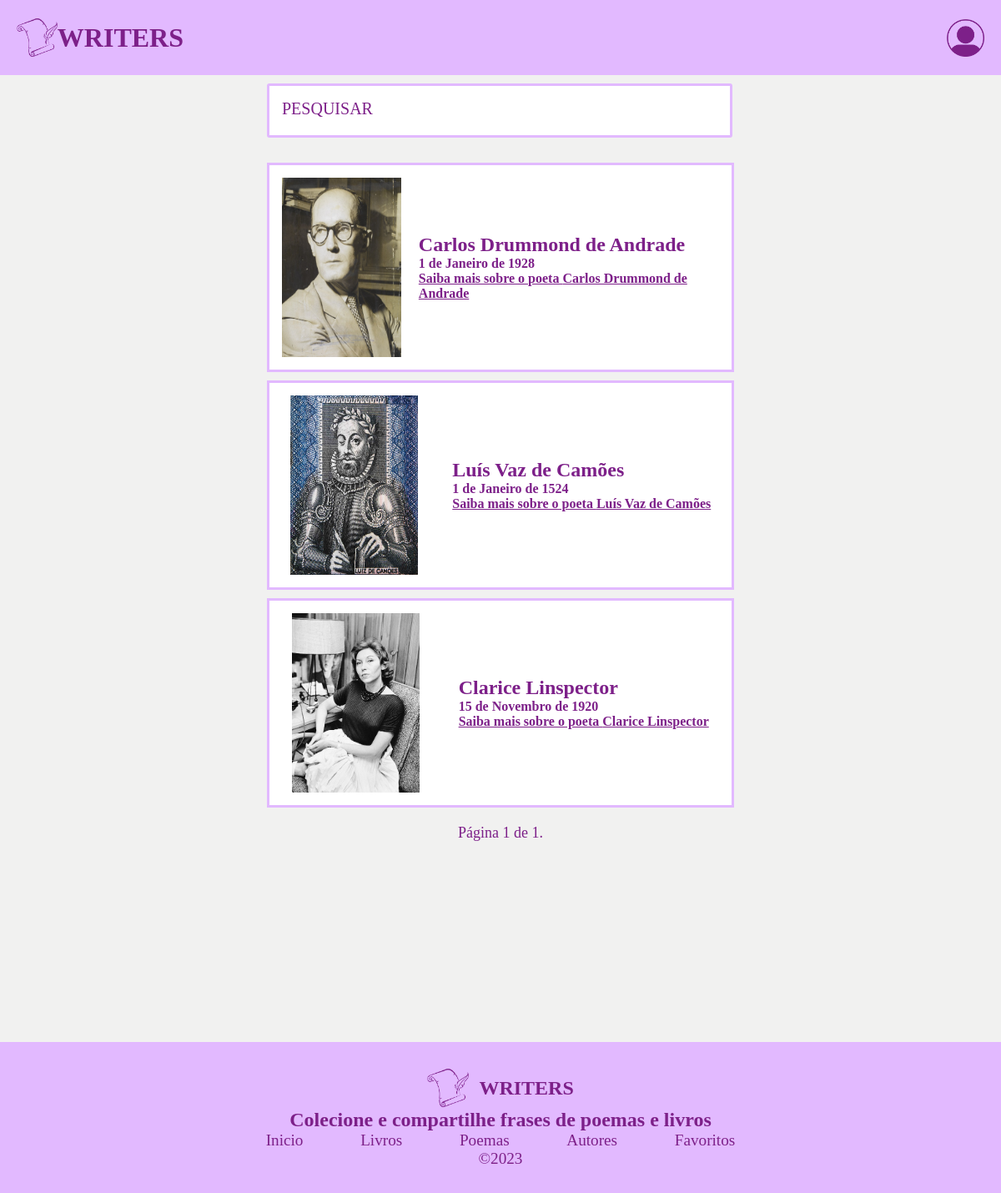
Screenshot of /authors/ with the database file from the repository.
### writers/models.py (models this page shows, shortened)
class Author(models.Model):
    name = models.CharField(max_length=90)
    image = models.ImageField(upload_to='author/cover/%Y/%m/%d/', blank=True, default="")
    bio = models.CharField(max_length=300)
    death = models.CharField(max_length=300)
    date_birth = models.DateField(blank=False)
    date_death = models.DateField(blank=True, default=None)
    is_dead = models.BooleanField(default=False)
    is_poem_author = models.BooleanField(default=False)
    is_book_author = models.BooleanField(default=False)
    is_published = models.BooleanField(default=True)

### writers/views.py (the view, shortened to what this page needs)
# urls.py: path("authors/", views.authors, name="authors"),
def authors(request):
    page_title = 'Authors!'
    authors = Author.objects.all().filter(is_published=True, is_dead=True, is_poem_author=True)
    paginator = Paginator(authors, 15)
    page_number = request.GET.get("page")
    authors = paginator.get_page(page_number)
    return render(request, 'writers/authors.html', {'page_title': page_title,'authors': authors,})

### writers/templates/writers/authors.html (shortened to what this page needs)
{% include 'writers/partials/head.html' %}
<body>
    <main class="main">
       {% include 'writers/partials/header.html' %}
        <form class="home-search" action="{% url "writers:authors" %}" method="POST">
            <input type="search" name="home-searchbar" id="home-searchbar" placeholder="PESQUISAR">
        </form>
            <div class="main-home">
                <div class="home-menu d-block">
                    {% for author in authors %}
                        <div class="home-menu-itens-authors">
                                <div class="itens-img-authors">
                                    {% if author.image %}
                                        <img src="{{author.image.url}}">
                                    {% endif %}
                                </div>
                                <div class="itens-info">
                                    <h2 class="itens-author-name">{{author.name}}</h2>
                                    <p class="itens-author-death">{{author.date_birth}}</p>
                                    <a href="{% url 'writers:author_detail' author.id %}" class="itens-more">Saiba mais sobre o poeta {{author.name}}</a>
                                </div>
                        </div>
                    {% endfor %}
                </div>
                <div class="page-navigation">
                    <div>
                    <span class="current">
                        Página {{ authors.number }} de {{ authors.paginator.num_pages }}.
                    </span>
                    <div class="pagination-button">
                </div>
            </div>
    </main>
    {% include 'writers/partials/footer.html' %}
</body>
</html>

### base_static/writers/css/styles.css (style rules this page uses)
* { margin: 0; padding: 0; box-sizing: border-box; color: var(--colorSecondary); font-family: 'Times New Roman', Times, serif; }
:root { --colorPrimary: #E2B9FF; --colorSecondary: #7D2089; --colorHover: #7d20898d; --colorHoverWhite:#f0f0f0; --colorWhite: #FFF; --colorWhiteLow: #F1F1F0; }
.page-navigation { font-size: large; text-align: center; width: 100%; padding: 10px 20px; margin: auto; }
.pagination-button { padding: 10px 0px; display: flex; justify-content: space-evenly; margin: auto; width: 100%; }
body { background-color: var(--colorWhiteLow); }
.main-home { margin: 10px auto; padding: 10px 120px; min-width: 240px; max-width: 800px; }
.home-search { display: block; margin: auto; padding: 10px 22px 0px 20px; min-width: 200px; max-width: 600px; }
#home-searchbar { border: 3px solid var(--colorPrimary); border-radius: 3px; display: block; margin: auto; padding: 6px 15px; height: 65px; width: 100%; }
.home-menu { margin: auto; min-width: 350px; max-width: 940px; display: grid; grid-template-columns: repeat(auto-fit, minmax(270px,1fr)); gap: 20px 0px; justify-content: center; }
.d-block { display: block; min-width: 150px !important; max-width: none !important; width: 100% !important; }
.home-menu-itens-authors { border: 3px solid var(--colorPrimary); background-color: var(--colorWhite); width: 100%; padding: 15px; margin: 10px auto; display: flex; align-items: center !important; justify-content: space-around; }
.home-menu-itens-authors > .itens-img-authors { float: left !important; margin: 0px 5px 0px 0px !important; }
.itens-info { text-decoration: none; font-weight: bolder; }
.itens-info > a { text-decoration: underline; cursor: pointer; }
.itens-img-authors { width: 170px; height: 215px; }
.itens-img-authors img { width: 90%; height: 100%; }

### rows the page displays
Author: image (picture), name "Carlos Drummond de Andrade", date_birth "1 de Janeiro de 1928"
Author: image (picture), name "Luís Vaz de Camões", date_birth "1 de Janeiro de 1524"
Author: image (picture), name "Clarice Linspector", date_birth "15 de Novembro de 1920"

### other values shown
{{ authors.number }} "1"
{{ authors.paginator.num_pages }} "1"
